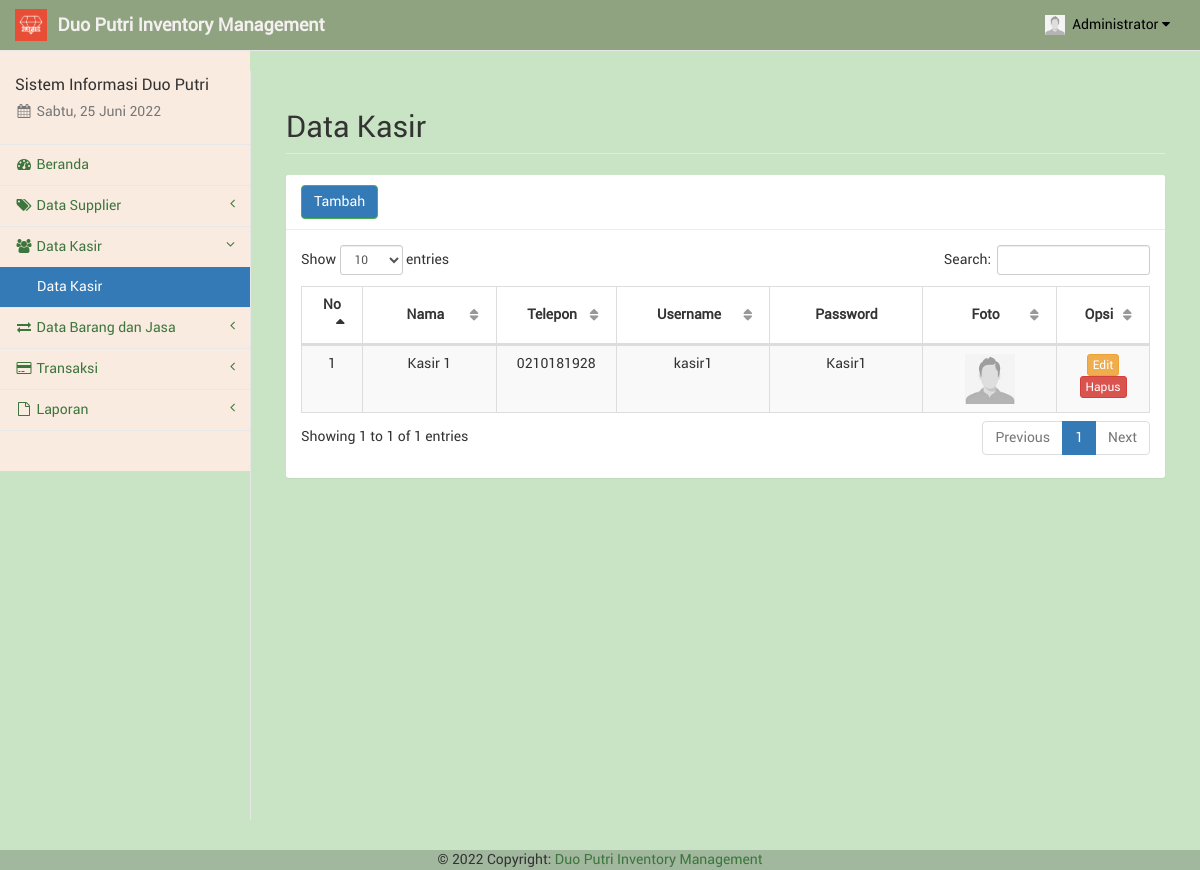
Page /kasir.php (signed in) on the committed database.
### tables this page shows
CREATE TABLE `kasir` (
  `id_kasir` int(11) NOT NULL,
  `nama_kasir` varchar(50) NOT NULL,
  `telp_kasir` varchar(20) NOT NULL,
  `user_kasir` varchar(50) NOT NULL,
  `pass_kasir` varchar(100) NOT NULL,
  `foto_kasir` text NOT NULL,
  `id_adm` int(11) NOT NULL
);

### sess_check.php (called while the page is built, shortened)
<?php
$chk_sess = $_SESSION['admin'];
include("dist/config/koneksi.php");
$sql_sess = "SELECT * FROM admin WHERE id_adm='" . $chk_sess . "'";
$ress_sess = mysqli_query($conn, $sql_sess);
$row_sess = mysqli_fetch_array($ress_sess);
$sess_admname = $row_sess['nama_adm'];
$sess_admfoto = $row_sess['foto_adm'];

### kasir.php (the view, shortened to what this page needs)
<?php
include("sess_check.php");
$pagedesc = "Data Kasir";
include("layout_top.php");
?>
<div id="page-wrapper" style="background-color: #C9E4C5;">
	<div class="container-fluid">
		<div class="row">
			<div class="col-lg-12">
				<h1 class="page-header">Data Kasir</h1>
			</div>
		</div>
		<div class="row">
			<div class="col-lg-12"><?php include("layout_alert.php"); ?></div>
		</div>
		<div class="row">
			<div class="col-lg-12">
				<div class="panel panel-default">
					<div class="panel-heading">
						<a href="kasir_tambah.php" class="btn btn-success">Tambah</a>
					</div>
					<div class="panel-body">
						<table class="table table-striped table-bordered table-hover" id="tabel-data">
							<thead>
								<tr>
									<th width="1%">No</th>
									<th width="10%">Nama</th>
									<th width="5%">Telepon</th>
									<th width="10%">Username</th>
									<th width="10%">Password</th>
									<th width="10%">Foto</th>
									<th width="5%">Opsi</th>
								</tr>
							</thead>
							<tbody>
								<?php
								$i = 1;
								$sql = "SELECT * FROM kasir ORDER BY nama_kasir ASC";
								$ress = mysqli_query($conn, $sql);
								while ($data = mysqli_fetch_array($ress)) {
									echo '<tr>';
									echo '<td class="text-center">' . $i . '</td>';
									echo '<td class="text-center">' . $data['nama_kasir'] . '</td>';
									echo '<td class="text-center">' . $data['telp_kasir'] . '</td>';
									echo '<td class="text-center">' . $data['user_kasir'] . '</td>';
									echo '<td class="text-center">' . $data['pass_kasir'] . '</td>';
									echo '<td class="text-center"><img src="foto/' . $data['foto_kasir'] . '" width="50px"</td>';
									echo '<td class="text-center">
													  <a href="kasir_edit.php?kas=' . $data['id_kasir'] . '" class="btn btn-warning btn-xs">Edit</a>'; ?>
									<a href="kasir_hapus.php?kas=<?php echo $data['id_kasir']; ?>" onclick="return confirm('Apakah anda yakin akan menghapus <?php echo $data['nama_kasir']; ?>?');" class="btn btn-danger btn-xs">Hapus</a></td>
								<?php
									echo '</td>';
									echo '</tr>';
									$i++;
								}
								?>
							</tbody>
						</table>
					</div>
				</div>
			</div>
		</div>
	</div>
</div>
<?php
include("layout_bottom.php");
?>

### layout_top.php (shortened to what this page needs)
<?php
$haries = array("Sunday" => "Minggu", "Monday" => "Senin", "Tuesday" => "Selasa", "Wednesday" => "Rabu", "Thursday" => "Kamis", "Friday" => "Jum'at", "Saturday" => "Sabtu");
$bulans = array("", "Januari", "Februari", "Maret", "April", "Mei", "Juni", "Juli", "Agustus", "September", "Oktober", "November", "Desember");
$hari_ini = $haries[date("l")];
$bulan_ini = $bulans[date("n")];
$tanggal = date("d");
$tahun = date("Y");
?>
<!DOCTYPE html>
<html lang="en">
<head>
	<link href="libs/bootstrap/dist/css/bootstrap.min.css" rel="stylesheet">
	<link href="libs/metisMenu/dist/metisMenu.min.css" rel="stylesheet">
	<link href="libs/datatables-plugins/integration/bootstrap/3/dataTables.bootstrap.css" rel="stylesheet">
	<link href="libs/datatables-responsive/css/dataTables.responsive.css" rel="stylesheet">
	<link href="dist/css/sb-admin-2.css" rel="stylesheet">
	<link href="dist/css/offline-font.css" rel="stylesheet">
	<link href="dist/css/custom.css" rel="stylesheet">
	<link href="libs/font-awesome/css/font-awesome.min.css" rel="stylesheet" type="text/css">
</head>
<body style="background-color: #C9E4C5;">
	<div id="wrapper" style="background-color: #C9E4C5;">
		<nav class="navbar navbar-default navbar-static-top" style="background-color: #8fa381;" role="navigation" style="margin-bottom: 0">
			<div class="navbar-header">
				<a class="navbar-brand hidden-xs" href="index.php">
					<img src="foto/logos.png" alt="brand" width="32" class="float-left image-brand">
					<div class="float-right">&nbsp;<strong style="color: #f5f0f0;">Duo Putri Inventory Management</strong></div>
				</a>
			</div>
			<ul class="nav navbar-top-links navbar-right">
				<li class="dropdown dropdown-right">
					<a class="dropdown-toggle" style="color: black;" data-toggle="dropdown" href="#">
						<img src="foto/<?php echo $sess_admfoto; ?>" width="20px" height="20px" padding="0px">&nbsp;&nbsp;<?php echo ucfirst($sess_admname); ?>&nbsp;<i class="fa fa-caret-down"></i>
					</a>
				</li>
			</ul>
			<div class="navbar-default sidebar" style="background-color: #FAEBE0;" role="navigation">
				<div class="sidebar-nav navbar-collapse">
					<ul class="nav" id="side-menu">
						<li class="sidebar-search">
							<h4>Sistem Informasi Duo Putri</h4>
							<h5 class="text-muted"><i class="fa fa-calendar fa-fw"></i>&nbsp;<?php echo $hari_ini . ", " . $tanggal . " " . $bulan_ini . " " . $tahun ?></h5>
						</li>
						<?php
						if ($pagedesc == "Beranda") {
							echo '<li><a href="index.php" class="active"><i class="fa fa-tachometer fa-fw"></i>&nbsp;Beranda</a></li>';
						} else {
							echo '<li><a href="index.php"><i class="fa fa-tachometer fa-fw"></i>&nbsp;Beranda</a></li>';
						}
						if (isset($menuparent) && $menuparent == "supplier") {
							echo '<li class="active">';
						} else {
							echo '<li>';
						}
						?>
						<a href="#"><i class="fa fa-tags fa-fw"></i>&nbsp;Data Supplier<span class="fa arrow"></span></a>
						<?php
						if (isset($menuparent) && $menuparent == "kasir") {
							echo '<li class="active">';
						} else {
							echo '<li>';
						}
						?>
						<a href="#"><i class="fa fa-group fa-fw"></i>&nbsp;Data Kasir<span class="fa arrow"></span></a>
						<ul class="nav nav-second-level">
							<?php
							if ($pagedesc == "Data Kasir") {
								echo '<li><a href="kasir.php" class="active">Data Kasir</a></li>';
							} else {
								echo '<li><a href="kasir.php">Data Kasir</a></li>';
							}
							?>
						</ul>
						<?php
						if (isset($menuparent) && $menuparent == "barang") {
							echo '<li class="active">';
						} else {
							echo '<li>';
						}
						?>
						<a href="#"><i class="fa fa-exchange fa-fw"></i>&nbsp;Data Barang dan Jasa<span class="fa arrow"></span></a>
						<?php
						if (isset($menuparent) && $menuparent == "transaksi") {
							echo '<li class="active">';
						} else {
							echo '<li>';
						}
						?>
						<a href="#"><i class="fa fa-credit-card fa-fw"></i>&nbsp;Transaksi<span class="fa arrow"></span></a>
						</li>
						<?php
						if (isset($menuparent) && $menuparent == "laporan") {
							echo '<li class="active">';
						} else {
							echo '<li>';
						}
						?>
						<a href="#"><i class="fa fa-file-o fa-fw"></i>&nbsp;Laporan<span class="fa arrow"></span></a>
						</li>
					</ul>
				</div>
			</div>
		</nav>

### rows in the picture
kasir: nama_kasir "Kasir 1", telp_kasir "0210181928", user_kasir "kasir1", pass_kasir "Kasir1", foto_kasir (picture)

### other values in the picture
$sess_admname "Administrator"
